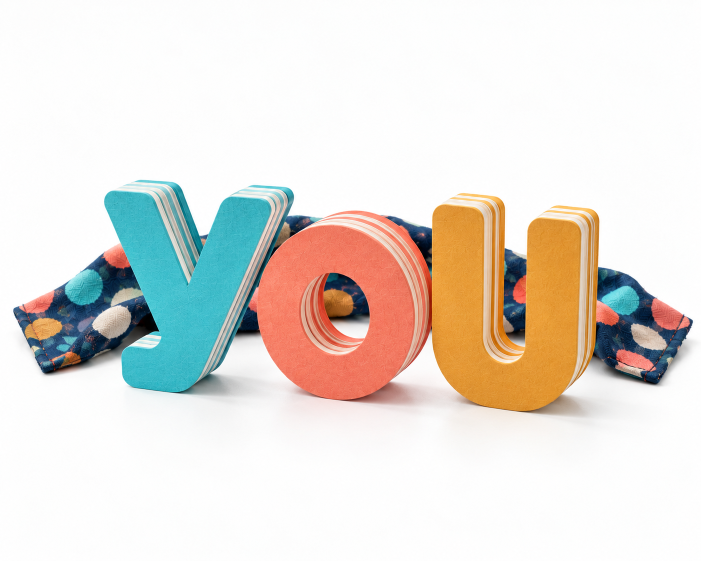
#> input picture docs/mockups/sites/obhis-generated-study/you-source.png, 1402 x 1122 px (shown at 1/2 size)
$ python prepare_you.py
#> lines starting #> are read from the running program, lines starting #| are printed output that depends on the picture
"""Crop empty studio space and compress A's supplied image. Keep its shadows."""
from pathlib import Path
import hashlib
import json
from PIL import Image

ROOT = Path(__file__).resolve().parent
source = ROOT / "you-source.png"
output = ROOT / "you-hero.webp"
with Image.open(source) as image:
#> image is the input picture: PIL image 1402x1122 RGB; mean R, G, B 228.7, 223.1, 216.4
    assert image.size == (1402, 1122)
    artwork = image.convert("RGB").crop((0, 280, 1402, 980))
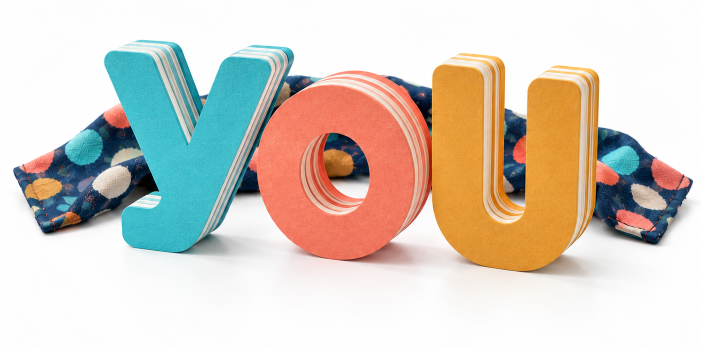
#> artwork: PIL image 1402x700 RGB (shown at 1/2 size); mean R, G, B 213.8, 204.9, 194.1
    artwork.save(output, "WEBP", quality=90, method=6)
manifest = {
    "original": "E:/Downloads/ChatGPT Image Sep 30, 2026, 11_43_55 AM.png",
    "source_sha256": hashlib.sha256(source.read_bytes()).hexdigest(),
    "source_dimensions": [1402, 1122],
    "crop": [0, 280, 1402, 980],
    "dimensions": artwork.size,
    "output": output.name,
    "bytes": output.stat().st_size,
    "processing": "Empty space cropped above/below; full width, colours and contact shadows retained. RGB WebP, no transparency requested or invented.",
    "publication_status": "Private prototype. Imagined artwork, not actual school facilities or pupil work.",
}
(ROOT / "you-provenance.json").write_text(json.dumps(manifest, indent=2) + "\n", encoding="utf-8")
print(json.dumps(manifest, indent=2))
#> (printed output is left out)
